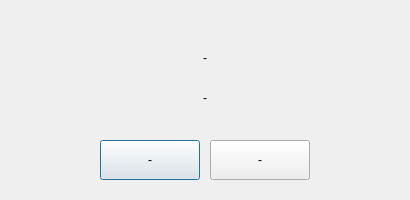
<?xml version="1.0" encoding="UTF-8"?>
<ui version="4.0">
 <class>AFQMessagBoxAlert</class>
 <widget class="QDialog" name="AFQMessagBoxAlert">
  <property name="geometry">
   <rect>
    <x>0</x>
    <y>0</y>
    <width>410</width>
    <height>200</height>
   </rect>
  </property>
  <property name="minimumSize">
   <size>
    <width>410</width>
    <height>200</height>
   </size>
  </property>
  <property name="maximumSize">
   <size>
    <width>16777215</width>
    <height>16777215</height>
   </size>
  </property>
  <property name="windowTitle">
   <string>Dialog</string>
  </property>
  <layout class="QVBoxLayout" name="verticalLayout">
   <property name="spacing">
    <number>0</number>
   </property>
   <property name="leftMargin">
    <number>10</number>
   </property>
   <property name="topMargin">
    <number>30</number>
   </property>
   <property name="rightMargin">
    <number>10</number>
   </property>
   <property name="bottomMargin">
    <number>20</number>
   </property>
   <item>
    <widget class="QLabel" name="label_Title">
     <property name="text">
      <string>-</string>
     </property>
     <property name="alignment">
      <set>Qt::AlignCenter</set>
     </property>
    </widget>
   </item>
   <item>
    <layout class="QHBoxLayout" name="horizontalLayout">
     <property name="spacing">
      <number>0</number>
     </property>
     <property name="topMargin">
      <number>0</number>
     </property>
     <property name="bottomMargin">
      <number>30</number>
     </property>
     <item>
      <spacer name="horizontalSpacer">
       <property name="orientation">
        <enum>Qt::Horizontal</enum>
       </property>
       <property name="sizeHint" stdset="0">
        <size>
         <width>40</width>
         <height>20</height>
        </size>
       </property>
      </spacer>
     </item>
     <item>
      <widget class="QLabel" name="label_Info">
       <property name="text">
        <string>-</string>
       </property>
       <property name="alignment">
        <set>Qt::AlignCenter</set>
       </property>
      </widget>
     </item>
     <item>
      <spacer name="horizontalSpacer_2">
       <property name="orientation">
        <enum>Qt::Horizontal</enum>
       </property>
       <property name="sizeHint" stdset="0">
        <size>
         <width>40</width>
         <height>20</height>
        </size>
       </property>
      </spacer>
     </item>
    </layout>
   </item>
   <item>
    <layout class="QHBoxLayout" name="horizontalLayout_2">
     <property name="spacing">
      <number>10</number>
     </property>
     <item>
      <spacer name="horizontalSpacer_3">
       <property name="orientation">
        <enum>Qt::Horizontal</enum>
       </property>
       <property name="sizeHint" stdset="0">
        <size>
         <width>40</width>
         <height>20</height>
        </size>
       </property>
      </spacer>
     </item>
     <item>
      <widget class="QPushButton" name="pushButton_Cancel">
       <property name="minimumSize">
        <size>
         <width>100</width>
         <height>40</height>
        </size>
       </property>
       <property name="maximumSize">
        <size>
         <width>100</width>
         <height>40</height>
        </size>
       </property>
       <property name="text">
        <string>-</string>
       </property>
       <property name="pushButtonTheme" stdset="0">
        <string>type4</string>
       </property>
      </widget>
     </item>
     <item>
      <widget class="QPushButton" name="pushButton_Accept">
       <property name="minimumSize">
        <size>
         <width>100</width>
         <height>40</height>
        </size>
       </property>
       <property name="maximumSize">
        <size>
         <width>100</width>
         <height>40</height>
        </size>
       </property>
       <property name="text">
        <string>-</string>
       </property>
       <property name="pushButtonTheme" stdset="0">
        <string>type2</string>
       </property>
      </widget>
     </item>
     <item>
      <spacer name="horizontalSpacer_4">
       <property name="orientation">
        <enum>Qt::Horizontal</enum>
       </property>
       <property name="sizeHint" stdset="0">
        <size>
         <width>40</width>
         <height>20</height>
        </size>
       </property>
      </spacer>
     </item>
    </layout>
   </item>
  </layout>
 </widget>
 <resources/>
 <connections/>
</ui>
